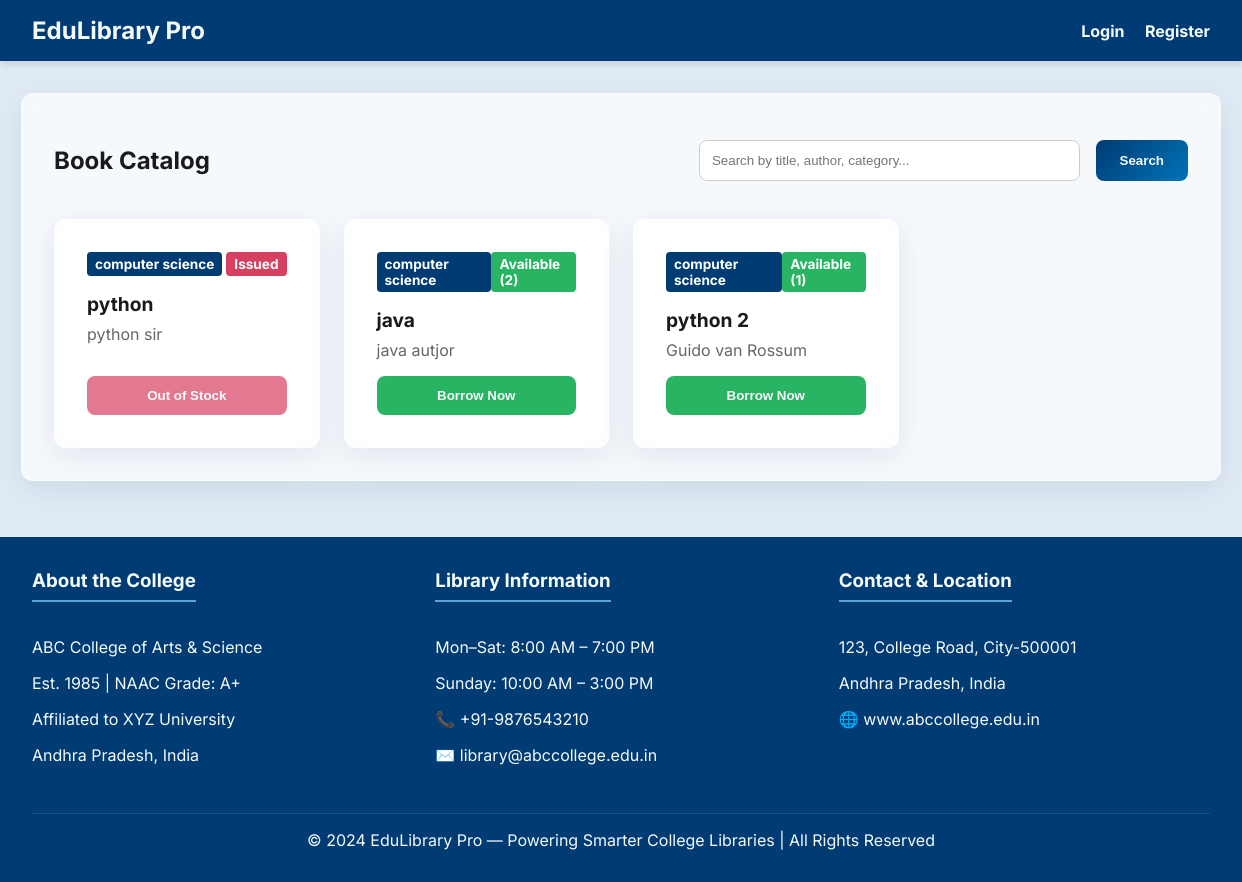
/catalog, run on the app's committed database.
### models.py (models this page shows)
class Book(Base):
    __tablename__ = "books"
    id = Column(Integer, primary_key=True, index=True)
    title = Column(String, index=True)
    author = Column(String, index=True)
    category = Column(String, index=True)
    isbn = Column(String, unique=True, index=True, nullable=True)
    total_copies = Column(Integer, default=1)
    available_copies = Column(Integer, default=1)
    loans = relationship("Loan", back_populates="book")

### main.py (the view)
@app.get("/catalog", response_class=HTMLResponse)
async def catalog(request: Request, search: str = None, db: Session = Depends(get_db)):
    user = auth.get_current_user_from_cookie(request, db)
    if search:
        books = crud.search_books(db, search)
    else:
        books = crud.get_books(db)
    return templates.TemplateResponse(request=request, name="catalog.html", context={"user": user, "books": books, "search": search})

### templates/catalog.html
{% extends "base.html" %}
{% block content %}
<div class="glass card">
    <div style="display: flex; justify-content: space-between; align-items: center; margin-bottom: 1.5rem;">
        <h2>Book Catalog</h2>
        <form action="/catalog" method="GET" style="display: flex; gap: 1rem; flex: 0.5;">
            <input type="text" name="search" placeholder="Search by title, author, category..." value="{{ search or '' }}" style="margin: 0; flex: 1;">
            <button type="submit" class="btn" style="white-space: nowrap;">Search</button>
        </form>
    </div>
    <div class="catalog-grid">
        {% for book in books %}
        <div class="glass card book-card" style="margin-bottom: 0;">
            <div style="display: flex; justify-content: space-between; align-items: start; margin-bottom: 1rem;">
                <span class="badge" style="background: var(--primary-color); color: white;">{{ book.category }}</span>
                {% if book.available_copies > 0 %}
                    <span class="badge badge-active">Available ({{ book.available_copies }})</span>
                {% else %}
                    <span class="badge badge-overdue">Issued</span>
                {% endif %}
            </div>
            <div class="title">{{ book.title }}</div>
            <div class="author">{{ book.author }}</div>
            <div class="actions">
                {% if book.available_copies > 0 %}
                <form action="/issue/{{ book.id }}" method="POST" style="margin: 0;">
                    <button type="submit" class="btn btn-success" style="width: 100%;">Borrow Now</button>
                </form>
                {% else %}
                <button class="btn btn-danger" style="width: 100%; opacity: 0.7; cursor: not-allowed;" disabled>Out of Stock</button>
                {% endif %}
            </div>
        </div>
        {% else %}
        <p>No books found.</p>
        {% endfor %}
    </div>
</div>
{% endblock %}

### templates/base.html (shortened to what this page needs)
<!DOCTYPE html>
<html lang="en">
<head>
    <link rel="stylesheet" href="/static/css/style.css">
</head>
<body>
    <header>
        <h1>EduLibrary Pro</h1>
        <nav>
            {% if user %}
                <a href="/catalog">Book Catalog</a>
                <a href="/dashboard">Dashboard</a>
                <a href="/logout">Logout ({{ user.name }})</a>
            {% else %}
                <a href="/">Login</a>
                <a href="/register">Register</a>
            {% endif %}
        </nav>
    </header>
    <main class="container">
        {% block content %}{% endblock %}
    </main>
    <footer>
        <div class="footer-content">
            <div class="footer-section">
                <h3>About the College</h3>
                <p>ABC College of Arts & Science</p>
                <p>Est. 1985 | NAAC Grade: A+</p>
                <p>Affiliated to XYZ University</p>
                <p>Andhra Pradesh, India</p>
            </div>
            <div class="footer-section">
                <h3>Library Information</h3>
                <p>Mon–Sat: 8:00 AM – 7:00 PM</p>
                <p>Sunday: 10:00 AM – 3:00 PM</p>
                <p>📞 +91-9876543210</p>
                <p>✉️ library@abccollege.edu.in</p>
            </div>
            <div class="footer-section">
                <h3>Contact & Location</h3>
                <p>123, College Road, City-500001</p>
                <p>Andhra Pradesh, India</p>
                <p>🌐 www.abccollege.edu.in</p>
            </div>
        </div>
        <div class="footer-bottom">
            &copy; 2024 EduLibrary Pro — Powering Smarter College Libraries | All Rights Reserved
        </div>
    </footer>
</body>
</html>

### static/css/style.css (style rules this page uses)
:root { --primary-color: #003B73; --secondary-color: #0074B7; --accent-color: #60A3D9; --background-color: #E1EBF5; --surface-color: #FFFFFF; --text-color: #1A1A1D; --text-light: #F4F9F9; --danger-color: #D64161; --success-color: #28B463; }
body { font-family: 'Inter', 'Roboto', sans-serif; background-color: var(--background-color); color: var(--text-color); margin: 0; padding: 0; display: flex; flex-direction: column; min-height: 100vh; }
.glass { background: rgba(255, 255, 255, 0.7); backdrop-filter: blur(10px); -webkit-backdrop-filter: blur(10px); border-radius: 12px; border: 1px solid rgba(255, 255, 255, 0.3); box-shadow: 0 8px 32px 0 rgba(0, 59, 115, 0.1); }
header { background-color: var(--primary-color); color: var(--text-light); padding: 1rem 2rem; display: flex; justify-content: space-between; align-items: center; box-shadow: 0 4px 6px rgba(0,0,0,0.1); }
header a { color: var(--text-light); text-decoration: none; font-weight: bold; margin-left: 1rem; }
header h1 { margin: 0; font-size: 1.5rem; }
.container { flex: 1; max-width: 1200px; margin: 2rem auto; padding: 0 1rem; width: 100%; }
.card { padding: 2rem; margin-bottom: 1.5rem; }
.btn { background: linear-gradient(135deg, var(--primary-color), var(--secondary-color)); color: var(--text-light); border: none; padding: 0.75rem 1.5rem; border-radius: 8px; cursor: pointer; font-weight: bold; transition: transform 0.2s, box-shadow 0.2s; text-decoration: none; display: inline-block; }
.btn-danger { background: var(--danger-color); }
.btn-success { background: var(--success-color); }
input, select { width: 100%; padding: 0.75rem; margin-bottom: 1rem; border: 1px solid #ccc; border-radius: 8px; box-sizing: border-box; }
footer { background-color: var(--primary-color); color: var(--text-light); padding: 2rem; margin-top: auto; }
.footer-content { display: grid; grid-template-columns: repeat(auto-fit, minmax(250px, 1fr)); gap: 2rem; max-width: 1200px; margin: 0 auto; }
.footer-section h3 { margin-top: 0; border-bottom: 2px solid var(--accent-color); padding-bottom: 0.5rem; display: inline-block; }
.footer-bottom { text-align: center; margin-top: 2rem; padding-top: 1rem; border-top: 1px solid rgba(255,255,255,0.1); }
.badge { padding: 0.25rem 0.5rem; border-radius: 4px; font-size: 0.85rem; font-weight: bold; }
.badge-active { background-color: var(--success-color); color: white; }
.badge-overdue { background-color: var(--danger-color); color: white; }
.catalog-grid { display: grid; grid-template-columns: repeat(auto-fill, minmax(250px, 1fr)); gap: 1.5rem; }
.book-card { display: flex; flex-direction: column; }
.book-card .title { font-size: 1.2rem; font-weight: bold; margin-bottom: 0.5rem; }
.book-card .author { color: #666; margin-bottom: 1rem; }
.book-card .actions { margin-top: auto; }

### data on the page
Book: category "computer science", available_copies "Issued", title "python", author "python sir"
Book: category "computer science", available_copies "2", title "java", author "java autjor"
Book: category "computer science", available_copies "1", title "python 2", author "Guido van Rossum"
